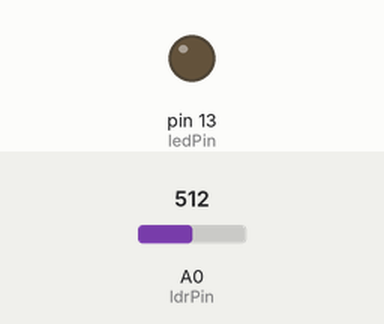
The sketch below on a simulated Arduino Uno, built with avr-gcc and run on an emulated ATmega328P. Shown: output pins drawn as LEDs (lit = HIGH). The inputs (shaded band) are chosen by the test bench; at power-on: A0 (ldrPin) = 512. What the sketch prints to the serial monitor is not drawn.

Above: at 1.2 s.
1.3 s: A0 (ldrPin) set to 487
At 1.9 s:
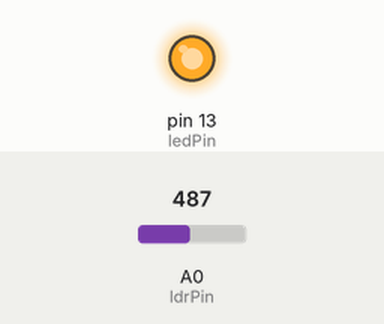
2.8 s: A0 (ldrPin) set to 510
At 3.2 s:
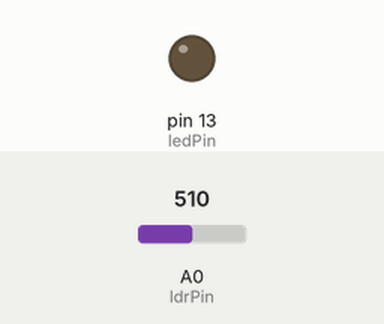
5.8 s: A0 (ldrPin) set to 490
At 6.7 s:
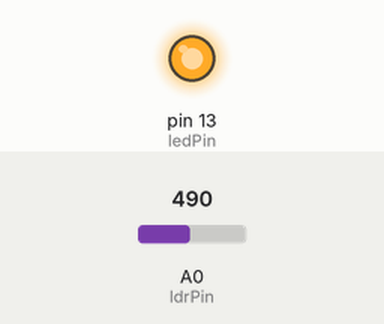
7.3 s: A0 (ldrPin) set to 511
At 7.7 s:
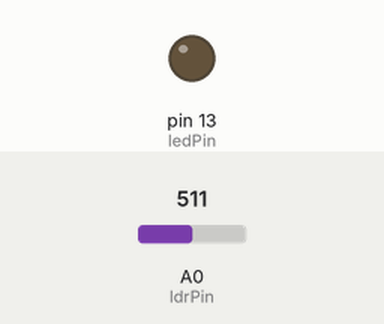
Timing chart, 0 to 9.8 s (numbered marks = the images above; inputs shaded):
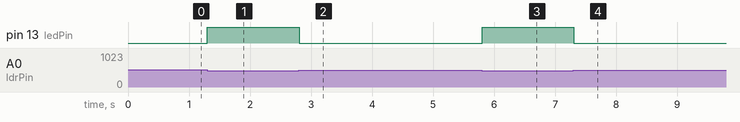

The sketch:

ldr_program.ino
```cpp
int ldrPin = A0;
int ledPin = 13;
int ldrValue = 0;
void setup() {
  // put your setup code here, to run once:
  pinMode(ledPin, OUTPUT);
  Serial.begin(9600);
}

void loop() {
  // put your main code here, to run repeatedly:
  ldrValue = analogRead(ldrPin);
  if(ldrValue < 500){
    digitalWrite(ledPin, HIGH);
    Serial.print("Night");
  } else{
    digitalWrite(ledPin, LOW);
    Serial.println("Day");
  }
}
```

Measured:
- the behaviour switches between 500 and 499 on A0 (ldrPin) (found by bisection; images 0 and 1)
- after the input at 1.3 s, pin 13 (ledPin): LOW → HIGH at once
- after the input at 2.8 s, pin 13 (ledPin): HIGH → LOW at once
- after the input at 5.8 s, pin 13 (ledPin): LOW → HIGH at once
- after the input at 7.3 s, pin 13 (ledPin): HIGH → LOW at once
